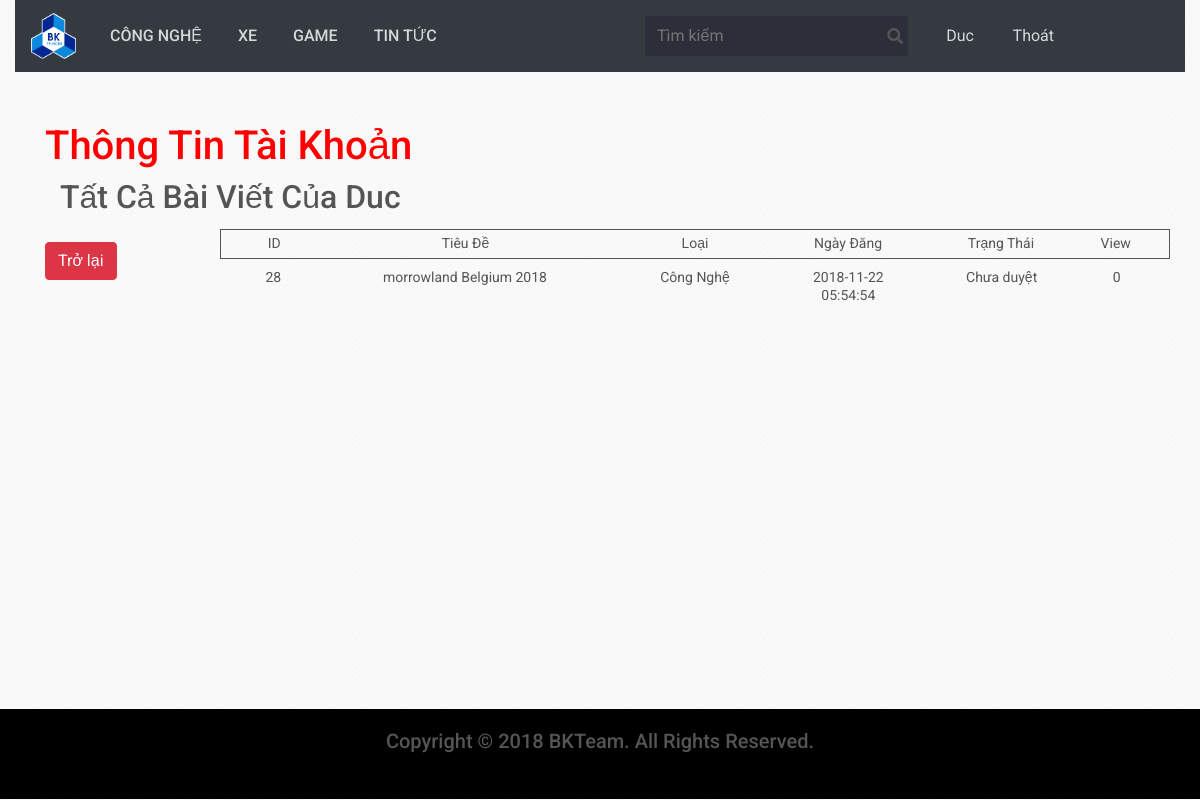
The app's page /page/postu.php?idu=2 (signed in), older data.
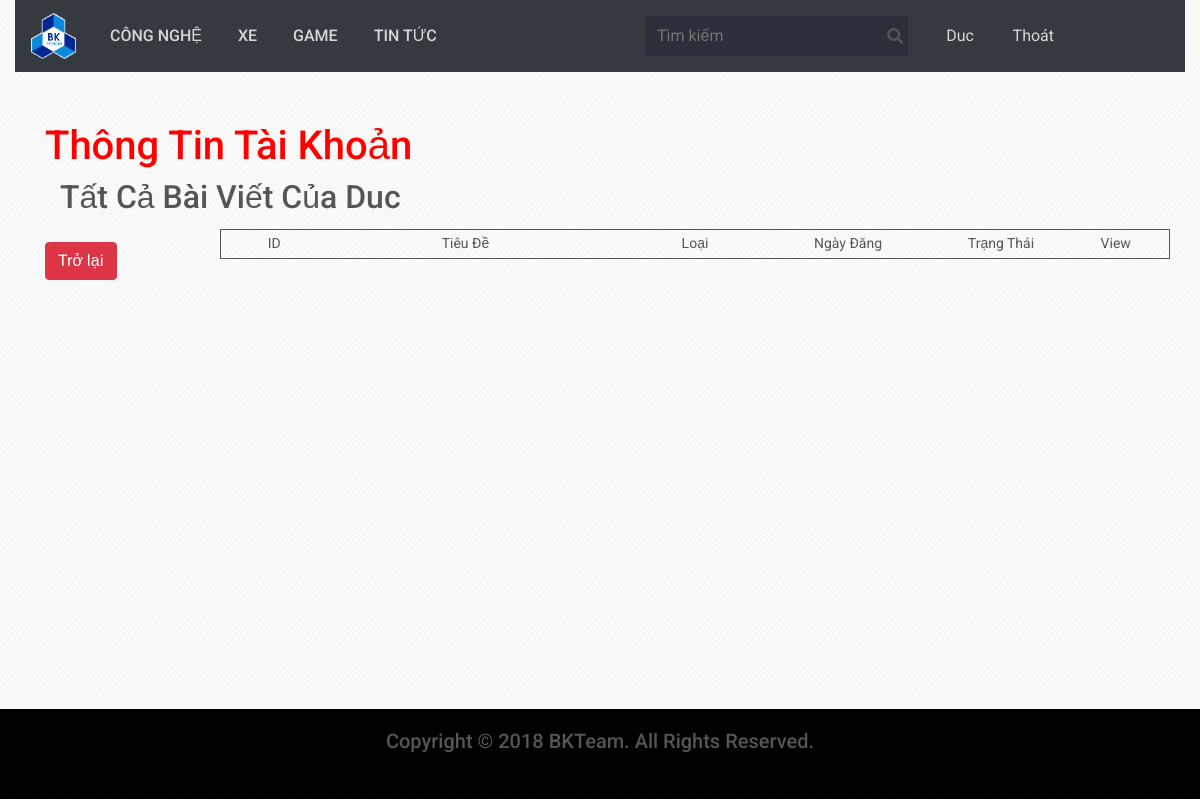
The same page, newer data.
### tables this page shows
CREATE TABLE `post` (
  `id_post` int(255) NOT NULL,
  `poster` varchar(255) NOT NULL,
  `date_time` datetime NOT NULL,
  `title` varchar(255) NOT NULL,
  `decription` text NOT NULL,
  `typepost` int(11) NOT NULL,
  `img_lnk` text NOT NULL,
  `contentpost` text NOT NULL,
  `view` int(255) NOT NULL,
  `status` tinyint(1) NOT NULL
);

### content/postu.php (the view, shortened to what this page needs)
<div class="container" style="margin-top: 50px; margin-bottom: 50px; height: 537px;" id="user">
	<h1 style="color:red"> Thông Tin Tài Khoản</h1>
	<?php
	include("../backend/connectDB.php");
	mysqli_set_charset($connect,"utf8");
	$id_user = $_SESSION['idu'];
	$query = mysqli_query($connect, "SELECT id_user, name, email FROM user WHERE id_user='$id_user'");
	$row = mysqli_fetch_array($query);
	$name = $row['name'];
	 ?>
	<div class="row">
		<div class="col-md-12">
			<div class="col-md-12" style="float: left;"><h2>Tất Cả Bài Viết Của <?php echo $row['name']; ?></h2></div>
		</div>
		<div class="col-md-2">
			<div  style="width: 100%">
				<ul>
				<br>
				<a href='javascript: history.go(-1)' class='btn btn-danger'>Trở lại</a>
				</ul>
			</div>
		</div>
		<div class="col-md-10" >
			<div class="row">
				<div class="col-md-12 line1" style="margin-top: 5px; height: 30px; border: 1px solid">
					<div class="col-md-1 line1" style="float: left; margin-top: 5px; text-align: center;">ID</div>
					<div class="col-md-4 line1" style="float: left; margin-top: 5px; text-align: center;">Tiêu Đề</div>
					<div class="col-md-2 line1" style="float: left; margin-top: 5px; text-align: center;">Loại</div>
					<div class="col-md-2 line1" style="float: left; margin-top: 5px; text-align: center;">Ngày Đăng</div>
					<div class="col-md-2 line1" style="float: left; margin-top: 5px; text-align: center;">Trạng Thái</div>
					<div class="col-md-1 line1" style="float: left; margin-top: 5px; text-align: center;">View</div>
				</div>
				<?php
				include("../backend/connectDB.php");
				mysqli_set_charset($connect,"utf8");
				$query = mysqli_query($connect, "SELECT * FROM post where poster = '$name' ORDER BY id_post DESC");
				while ($row = $query->fetch_assoc()) {
				?>
				<div class="col-md-12 line2" style="margin-top: 5px;">
					<div class="col-md-1 line1" style="float: left; margin-top: 5px; text-align: center;"><?php echo $row['id_post']; ?></div>
					<div class="col-md-4 line1" style="float: left; margin-top: 5px; text-align: center;">
						<a href="../page/post_detail.php?id_post=<?php echo $row['id_post'] ?>">
							<?php echo $row['title']; ?>
						</a>
					</div>
					<div class="col-md-2 line1" style="float: left; margin-top: 5px; text-align: center;">
						<?php
						if ($row['typepost'] == 1) echo "Công Nghệ";
						else if ($row['typepost'] == 2) echo "Xe";
						else if ($row['typepost'] == 3) echo "Game";
						else if ($row['typepost'] == 4) echo "Tin Tức";
								?>
					</div>
					<div class="col-md-2 line1" style="float: left; margin-top: 5px; text-align: center;"><?php echo $row['date_time']; ?></div>
					<div class="col-md-2 line1" style="float: left; margin-top: 5px; text-align: center;">
					<?php if ($row['status'] == 1){ ?>
						<div style="text-align: center;">Đã duyệt</div>
					<?php  }else{  ?>
						<div style="text-align: center;">Chưa duyệt</div>
					<?php  } ?>
					</div>
					<div class="col-md-1 line1" style="float: left; margin-top: 5px; text-align: center;">
						<div class="col-md-12"><?php echo $row['view']; ?></div>
					</div>
				</div>
				<?php
				}
				?>
			</div>
		</div>
	</div>
</div>

Row changes from the older to the newer data that the page shows:
removed post: id_post "28", title "morrowland Belgium 2018", typepost "Công Nghệ", date_time "2018-11-22 05:54:54", status "Chưa duyệt", view "0"
